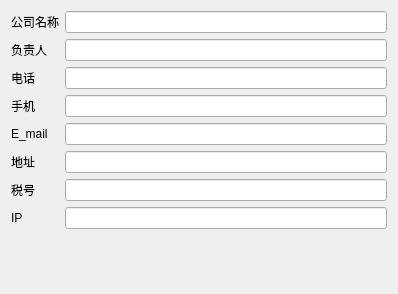
<?xml version="1.0" encoding="UTF-8"?>
<ui version="4.0">
 <class>w_sys_manage_companyinformation_Dialog</class>
 <widget class="QDialog" name="w_sys_manage_companyinformation_Dialog">
  <property name="geometry">
   <rect>
    <x>0</x>
    <y>0</y>
    <width>398</width>
    <height>294</height>
   </rect>
  </property>
  <property name="windowTitle">
   <string>Dialog</string>
  </property>
  <layout class="QVBoxLayout" name="verticalLayout">
   <item>
    <layout class="QGridLayout" name="gridLayout">
     <item row="7" column="1">
      <widget class="QLineEdit" name="lineEdit_ip"/>
     </item>
     <item row="0" column="1">
      <widget class="QLineEdit" name="lineEdit_vch_company"/>
     </item>
     <item row="3" column="1">
      <widget class="QLineEdit" name="lineEdit_vch_handtel"/>
     </item>
     <item row="2" column="0">
      <widget class="QLabel" name="label_3">
       <property name="text">
        <string>电话</string>
       </property>
      </widget>
     </item>
     <item row="1" column="1">
      <widget class="QLineEdit" name="lineEdit_vch_principal"/>
     </item>
     <item row="2" column="1">
      <widget class="QLineEdit" name="lineEdit_vch_tel"/>
     </item>
     <item row="3" column="0">
      <widget class="QLabel" name="label_5">
       <property name="text">
        <string>手机</string>
       </property>
      </widget>
     </item>
     <item row="7" column="0">
      <widget class="QLabel" name="label_7">
       <property name="text">
        <string>IP</string>
       </property>
      </widget>
     </item>
     <item row="5" column="1">
      <widget class="QLineEdit" name="lineEdit_vch_address"/>
     </item>
     <item row="4" column="0">
      <widget class="QLabel" name="label_6">
       <property name="text">
        <string>E_mail</string>
       </property>
      </widget>
     </item>
     <item row="5" column="0">
      <widget class="QLabel" name="label_4">
       <property name="text">
        <string>地址</string>
       </property>
      </widget>
     </item>
     <item row="1" column="0">
      <widget class="QLabel" name="label_2">
       <property name="text">
        <string>负责人</string>
       </property>
      </widget>
     </item>
     <item row="0" column="0">
      <widget class="QLabel" name="label">
       <property name="text">
        <string>公司名称</string>
       </property>
      </widget>
     </item>
     <item row="4" column="1">
      <widget class="QLineEdit" name="lineEdit_vch_email"/>
     </item>
     <item row="6" column="0">
      <widget class="QLabel" name="label_8">
       <property name="text">
        <string>税号</string>
       </property>
      </widget>
     </item>
     <item row="6" column="1">
      <widget class="QLineEdit" name="lineEdit_vch_tax_number"/>
     </item>
    </layout>
   </item>
   <item>
    <widget class="lds_toolbar" name="widget"/>
   </item>
  </layout>
 </widget>
 <customwidgets>
  <customwidget>
   <class>lds_toolbar</class>
   <extends>QFrame</extends>
   <header>lds_toolbar.h</header>
   <container>1</container>
  </customwidget>
 </customwidgets>
 <resources/>
 <connections/>
</ui>
